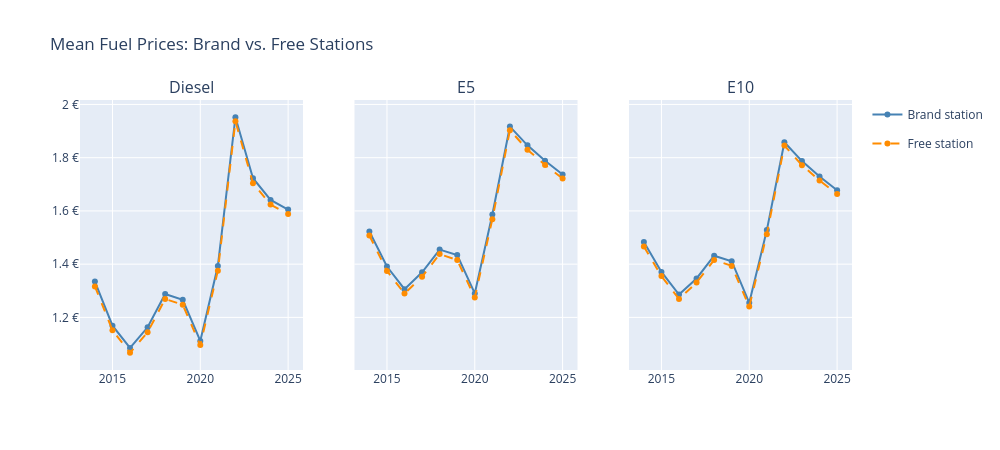

The code cell stored with this chart in its notebook:
### Markdown cell above
## Mean Fuel Prices: Brand vs. Free Stations (per year)

### Code cell
plot_brand_vs_free_prices(brand, free)

### Figure 1 — Plotly figure (JSON) as saved in the notebook; plotly's stock layout.template omitted (floating-point values rounded to 4 significant figures)
{"data": [{"hovertemplate": "%{x}: %{y:.3f} €/L", "legendgroup": "brand", "line": {"color": "steelblue", "width": 2}, "mode": "lines+markers", "name": "Brand station", "showlegend": true, "type": "scatter", "x": [2014, 2015, 2016, 2017, 2018, 2019, 2020, 2021, 2022, 2023, 2024, 2025], "xaxis": "x", "y": [1.335, 1.169, 1.085, 1.163, 1.288, 1.266, 1.111, 1.393, 1.952, 1.723, 1.641, 1.605], "yaxis": "y"}, {"hovertemplate": "%{x}: %{y:.3f} €/L", "legendgroup": "free", "line": {"color": "darkorange", "dash": "dash", "width": 2}, "mode": "lines+markers", "name": "Free station", "showlegend": true, "type": "scatter", "x": [2014, 2015, 2016, 2017, 2018, 2019, 2020, 2021, 2022, 2023, 2024, 2025], "xaxis": "x", "y": [1.317, 1.152, 1.067, 1.144, 1.269, 1.248, 1.096, 1.376, 1.937, 1.704, 1.624, 1.588], "yaxis": "y"}, {"hovertemplate": "%{x}: %{y:.3f} €/L", "legendgroup": "brand", "line": {"color": "steelblue", "width": 2}, "mode": "lines+markers", "name": "Brand station", "showlegend": false, "type": "scatter", "x": [2014, 2015, 2016, 2017, 2018, 2019, 2020, 2021, 2022, 2023, 2024, 2025], "xaxis": "x2", "y": [1.523, 1.391, 1.306, 1.369, 1.455, 1.435, 1.29, 1.586, 1.917, 1.847, 1.788, 1.737], "yaxis": "y2"}, {"hovertemplate": "%{x}: %{y:.3f} €/L", "legendgroup": "free", "line": {"color": "darkorange", "dash": "dash", "width": 2}, "mode": "lines+markers", "name": "Free station", "showlegend": false, "type": "scatter", "x": [2014, 2015, 2016, 2017, 2018, 2019, 2020, 2021, 2022, 2023, 2024, 2025], "xaxis": "x2", "y": [1.508, 1.374, 1.289, 1.353, 1.438, 1.415, 1.275, 1.569, 1.903, 1.83, 1.773, 1.722], "yaxis": "y2"}, {"hovertemplate": "%{x}: %{y:.3f} €/L", "legendgroup": "brand", "line": {"color": "steelblue", "width": 2}, "mode": "lines+markers", "name": "Brand station", "showlegend": false, "type": "scatter", "x": [2014, 2015, 2016, 2017, 2018, 2019, 2020, 2021, 2022, 2023, 2024, 2025], "xaxis": "x3", "y": [1.483, 1.371, 1.286, 1.346, 1.432, 1.411, 1.255, 1.528, 1.858, 1.787, 1.729, 1.678], "yaxis": "y3"}, {"hovertemplate": "%{x}: %{y:.3f} €/L", "legendgroup": "free", "line": {"color": "darkorange", "dash": "dash", "width": 2}, "mode": "lines+markers", "name": "Free station", "showlegend": false, "type": "scatter", "x": [2014, 2015, 2016, 2017, 2018, 2019, 2020, 2021, 2022, 2023, 2024, 2025], "xaxis": "x3", "y": [1.467, 1.355, 1.269, 1.331, 1.416, 1.393, 1.241, 1.512, 1.846, 1.772, 1.714, 1.664], "yaxis": "y3"}], "layout": {"annotations": [{"font": {"size": 16}, "showarrow": false, "text": "Diesel", "x": 0.1444, "xanchor": "center", "xref": "paper", "y": 1, "yanchor": "bottom", "yref": "paper"}, {"font": {"size": 16}, "showarrow": false, "text": "E5", "x": 0.5, "xanchor": "center", "xref": "paper", "y": 1, "yanchor": "bottom", "yref": "paper"}, {"font": {"size": 16}, "showarrow": false, "text": "E10", "x": 0.8556, "xanchor": "center", "xref": "paper", "y": 1, "yanchor": "bottom", "yref": "paper"}], "height": 450, "hovermode": "x unified", "title": {"text": "Mean Fuel Prices: Brand vs. Free Stations"}, "width": 1000, "xaxis": {"anchor": "y", "domain": [0, 0.2889]}, "xaxis2": {"anchor": "y2", "domain": [0.3556, 0.6444]}, "xaxis3": {"anchor": "y3", "domain": [0.7111, 1]}, "yaxis": {"anchor": "x", "domain": [0, 1], "ticksuffix": " €"}, "yaxis2": {"anchor": "x2", "domain": [0, 1], "matches": "y", "showticklabels": false}, "yaxis3": {"anchor": "x3", "domain": [0, 1], "matches": "y", "showticklabels": false}}}
